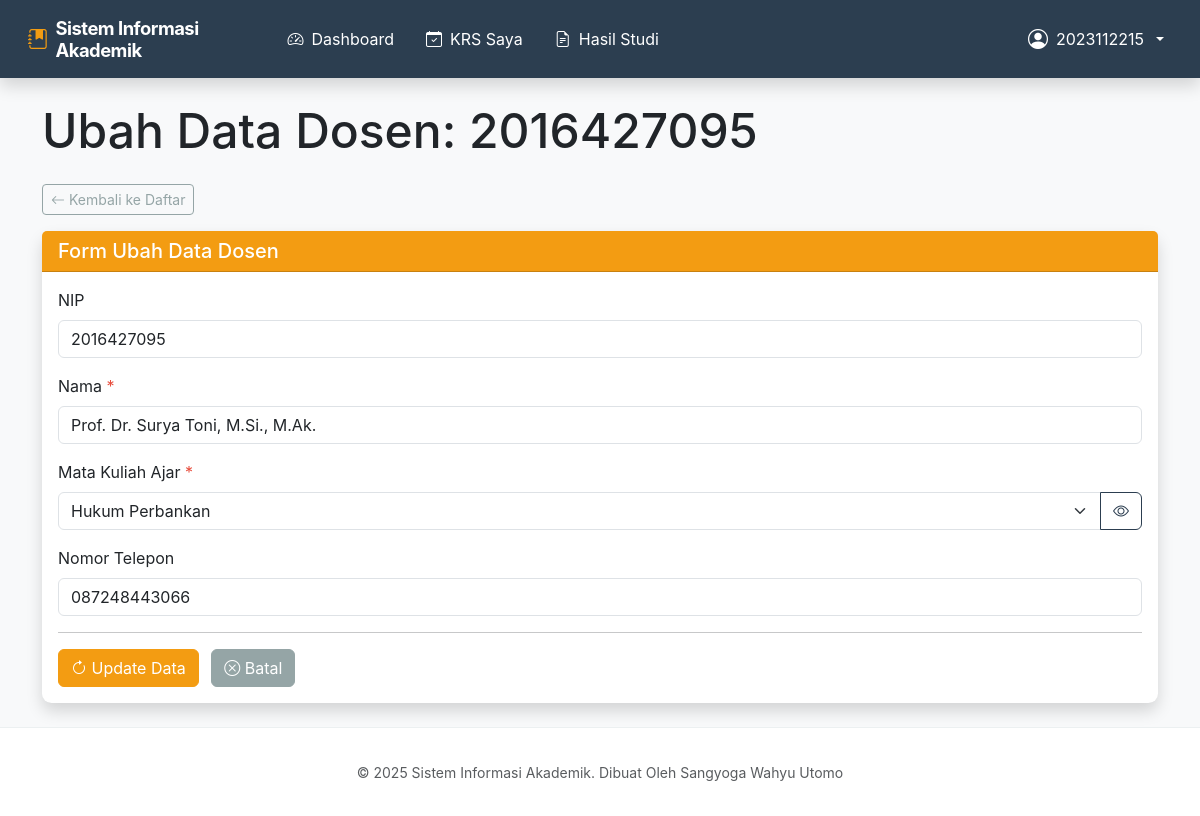
Page /dosen/edit/2016427095 (signed in) on the committed database.
### tables this page shows
CREATE TABLE tbDosen (
            nip TEXT PRIMARY KEY, 
            nama TEXT NOT NULL, 
            matkul_ajar TEXT,
            telepon TEXT
        );

### routes/admin.py (the view, shortened to what this page needs)
@admin_bp.route('/dosen/edit/<nip>', methods=['GET', 'POST'])
def edit_dosen(nip):
    if not session.get('logged_in'): return redirect(url_for('auth.login'))
    conn = get_db()
    data = repo.cari_by_nip(conn, nip)
    if not data: return redirect(url_for('dosen.daftar_dosen'))
    matkul_list = repo.ambil_semua_matkul_untuk_dosen(conn)
    return render_template('edit_dosen.html',
                          dosen=data,
                          matkul_list=matkul_list)

### app.py (called while the page is built, shortened)
@app.context_processor
def inject_totals():
    return dict(nav_total_pending=0)

@app.teardown_appcontext
def close_connection(exception):
    repo.close_connection(exception)

### repository.py (called while the page is built)
def get_db():
    db = getattr(g, '_database', None)
    if db is None:
        db = g._database = sqlite3.connect(DATABASE_NAME)
        db.row_factory = sqlite3.Row
    return db

def close_connection(exception):
    db = getattr(g, '_database', None)
    if db is not None:
        db.close()

def cari_by_nip(conn, nip):
    cursor = conn.cursor()
    cursor.execute("SELECT * FROM tbDosen WHERE nip=?", (nip,))
    return cursor.fetchone()

def ambil_semua_matkul_untuk_dosen(conn):
    cursor = conn.cursor()
    cursor.execute('''
        SELECT kode_matkul, nama_matkul, prodi, semester
        FROM tbMatakuliah
        WHERE prodi != 'Umum'
        ORDER BY prodi, semester, nama_matkul
    ''')
    return cursor.fetchall()

### routes/general.py (called while the page is built)
def get_db():
    return repo.get_db()

### templates/edit_dosen.html (shortened to what this page needs)
{% extends "base.html" %}
{% block content %}
<h1 class="mb-4">Ubah Data Dosen: {{ dosen['nip'] }}</h1>
<a href="{{ url_for('dosen.daftar_dosen') }}" class="btn btn-sm btn-outline-secondary mb-3"><i class="bi bi-arrow-left"></i>
    Kembali ke Daftar</a>
<div class="card shadow">
    <div class="card-header bg-warning text-white">
        <h5 class="card-title mb-0">Form Ubah Data Dosen</h5>
    </div>
    <div class="card-body">
        <form method="POST" action="{{ url_for('admin.edit_dosen', nip=dosen['nip']) }}">
            <div class="mb-3">
                <label for="nip" class="form-label">NIP</label>
                <input type="text" class="form-control" value="{{ dosen['nip'] }}" readonly>
            </div>
            <div class="mb-3">
                <label for="nama" class="form-label">Nama <span class="text-danger">*</span></label>
                <input type="text" class="form-control" id="nama" name="nama" value="{{ dosen['nama'] }}" required>
            </div>
            <div class="mb-3">
                <label for="matkul_ajar" class="form-label">Mata Kuliah Ajar <span class="text-danger">*</span></label>
                <div class="input-group">
                    <select class="form-select" id="matkul_ajar" name="matkul_ajar" required>
                        <option value="{{ dosen['matkul_ajar'] }}" selected>{{ dosen['matkul_ajar'] }}</option>
                    </select>
                    <a href="{{ url_for('admin.daftar_matkul') }}" class="btn btn-outline-primary" target="_blank"
                        title="Lihat Semua Mata Kuliah"><i class="bi bi-eye"></i></a>
                </div>
            </div>
            <div class="mb-3">
                <label for="telepon" class="form-label">Nomor Telepon</label>
                <input type="text" class="form-control" id="telepon" name="telepon" value="{{ dosen['telepon'] }}">
            </div>
            <hr>
            <button type="submit" class="btn btn-warning me-2"><i class="bi bi-arrow-clockwise"></i> Update
                Data</button>
            <a href="{{ url_for('dosen.daftar_dosen') }}" class="btn btn-secondary"><i class="bi bi-x-circle"></i> Batal</a>
        </form>
    </div>
</div>
{% endblock %}

### static/css/style.css (style rules this page uses)
:root { --bs-primary: #2c3e50; --bs-success: #18bc9c; --bs-info: #3498db; --bs-danger: #e74c3c; }
.card { transition: transform 0.2s ease, box-shadow 0.2s ease; border-radius: 0.6rem; border: none; }
body { background-color: #f8f9fa; display: flex; flex-direction: column; min-height: 100vh; font-family: 'Inter', -apple-system, BlinkMacSystemFont, "Segoe UI", Roboto, Helvetica, Arial, sans-serif; }
.btn-warning { color: white !important; }

### rows in the picture
tbDosen: nip "2016427095", nama "Prof. Dr. Surya Toni, M.Si., M.Ak.", matkul_ajar "Hukum Perbankan", telepon "087248443066"

### other values in the picture
{{ session.get('username') }} "2023112215"
